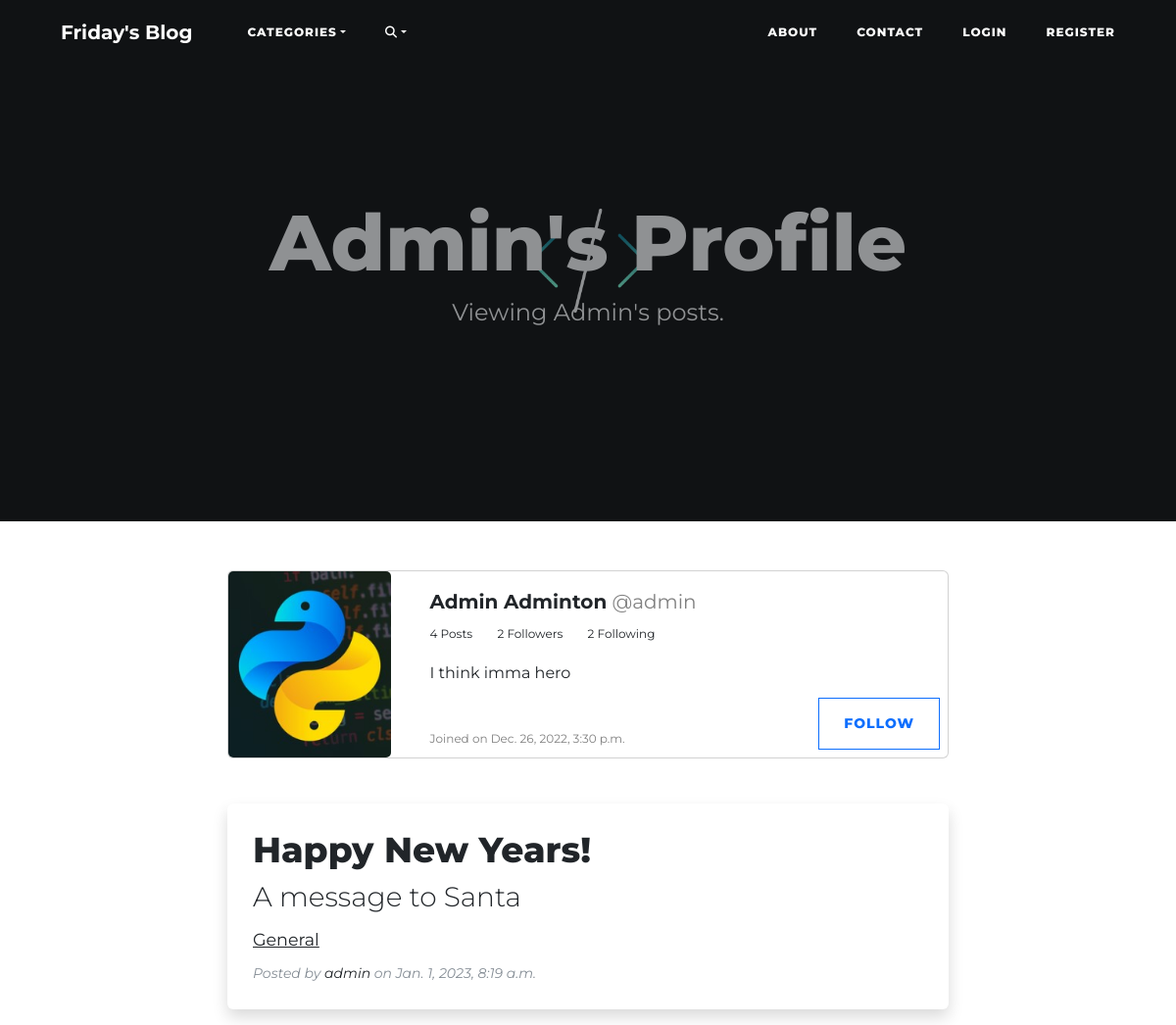
Page /blog/profile/admin/ (upper part) on the earlier database version.
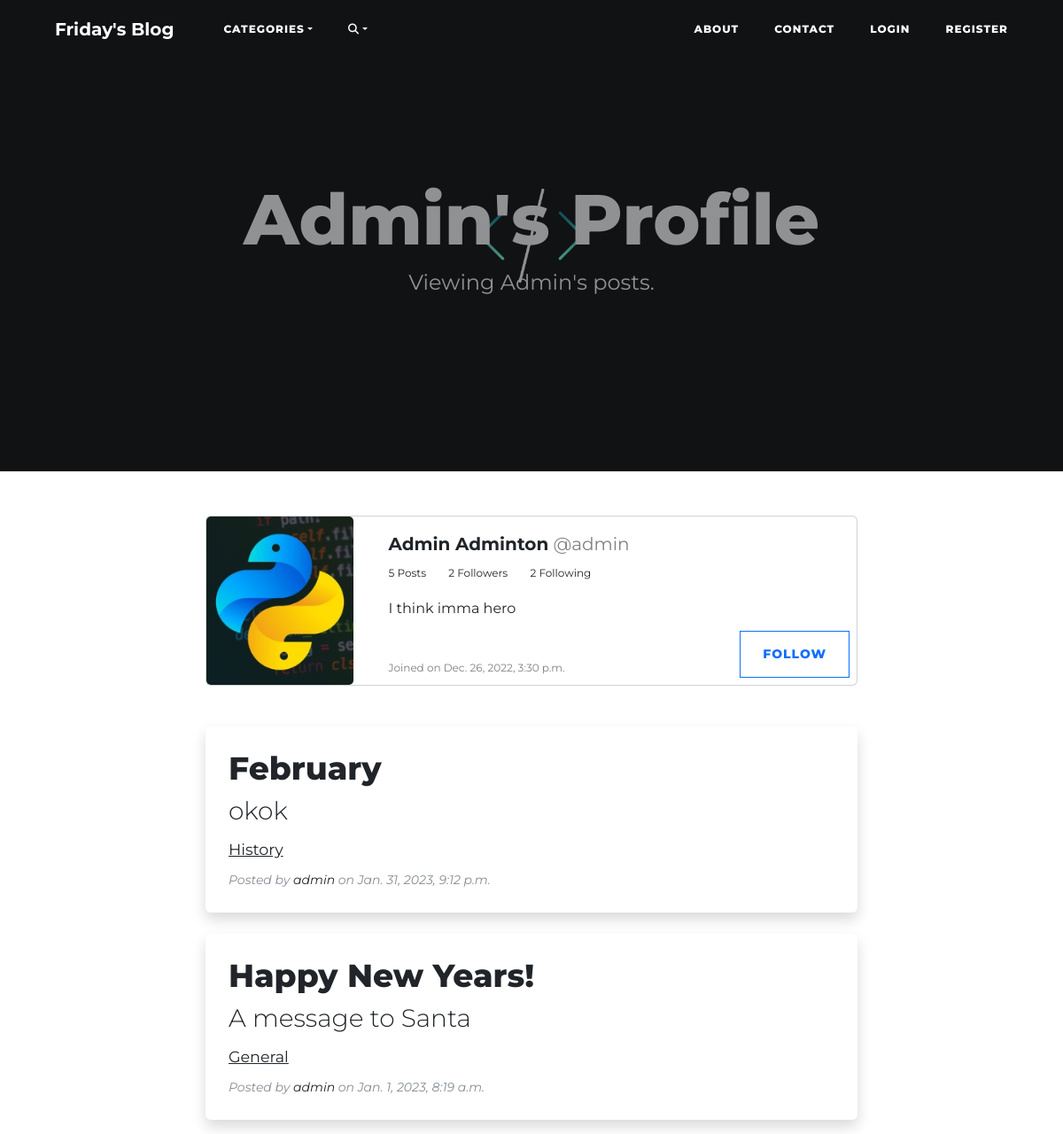
Same page on the later database version.
### blog/models.py (models this page shows, shortened)
class BlogPost(models.Model):
    title = models.CharField(max_length=64)
    subtitle = models.CharField(max_length=128)
    body = RichTextField()
    choices = [("general", "General"), ("philosophy", "Philosophy"), ("science", "Science"),
                   ("history", "History"), ("politics", "Politics"), ("economics", "Economics"), ("other", "Other")]
    category = models.CharField(max_length=32, choices=choices)
    author = models.ForeignKey(User, on_delete=models.CASCADE)
    date = models.DateTimeField(auto_now_add=True)
    last_modified = models.DateTimeField(auto_now=True)
    likes = models.ManyToManyField(User, related_name="blog_posts")
    img = models.ImageField(verbose_name='Image',blank=True, null=True, upload_to="images/")
    class Meta:
        verbose_name_plural = "Posts"

### blog/views.py (the view, shortened to what this page needs)
# urls.py: path("profile/<str:username>/", views.ProfileView, name="user_posts"),
def ProfileView(request, username):
    user_posts = BlogPost.objects.filter(author__username=username).order_by("-date")
    num_posts = user_posts.count()
    host = User.objects.get(username=username)
    if request.user.is_authenticated:
        current_user = request.user.userprofile
    num_followers = host.userprofile.followers.count()
    num_following = host.userprofile.following.count()
    return render(request, "blog/user_posts.html", {"username":username, "user_posts":user_posts, "host":host, 'num_posts':num_posts, 'num_followers':num_followers, 'num_following':num_following})

### blog/context_processors.py (called while the page is built)
def add_variable_to_context(request):
    all_categories = {item[0]:item[1] for item in BlogPost.choices}
    return {"all_categories": all_categories}

### blog/templates/blog/user_posts.html (shortened to what the changed rows need)
{% extends 'blog/base.html' %}
{% load static %}
{% block content %}
  {% if host.userprofile.bg %}
    <header class="masthead" style="background-image: url({{ host.userprofile.bg.url }})">
  {% else %}
    <header class="masthead" style="background-image: url({% static 'images/default_bg.png' %})">
  {% endif %}
    <div class="container">
      <div class="row">
        <div class="col-lg-8 col-md-10 mx-auto">
          <div class="site-heading">
            <h1>{{ host.username|title }}'s Profile</h1>
          </div>
        </div>
      </div>
    </div>
  </header>
  <div class="container">
    <div class="row">
      <div class="col-lg-8 col-md-10 mx-auto">
        <div class="card mb-3">
          <div class="row no-gutters">
            <div class="col-md-9">
              <div class="card-body">
                  <br>
                  <ul style="padding-left:0;">
                    <li style="font-size:12px; display:inline-block; padding-right:20px">{{ num_posts }} Posts</li>
                    <li style="font-size:12px; display:inline-block; padding-right:20px"><a style="text-decoration: none" href="{% url 'blog:followers' host.username %}">{{num_followers}} Followers</a></li>
                    <li style="font-size:12px; display:inline-block; padding-right:20px"><a style="text-decoration: none" href="{% url 'blog:following' host.username %}">{{num_following}} Following</a></li>
                  </ul>
              </div>
            </div>
          </div>
        </div>
        <br>
        {% if not user_posts %}
            <div class="post-preview">
                <p>You have no posts to show.</p>
            </div>
        {% else %}
            {% for post in user_posts %}
                <div class="post-preview form-group shadow p-3 mb-4 bg-body rounded"">
                    <a href="{% url 'blog:post_detail' post.pk %}" style="text-decoration:none">
                    <h2 class="post-title" style="margin:10px">
                        {{post.title}}
                    </h2>
                    <h3 class="post-subtitle" style="margin:10px">
                        {{post.subtitle}}
                    </h3>
                    </a>
                    <small style="margin:10px;"><a href="{% url 'blog:categories' post.category %}">{{post.category|title}}</a></small>
                    <p class="post-meta" style="margin:10px; font-size:14px;">Posted by <a href="{% url 'blog:user_posts' post.author.username %}">{{post.author.username}}</a> on {{post.date}}</p>
                </div>
            {% endfor %}
        {% endif %}
      </div>
    </div>
  </div>
{% endblock %}

Differences in the rows shown:
added BlogPost: title "February", subtitle "okok", category "History", author.username "admin", date "Jan. 31, 2023, 9:12 p.m."
Other differences:
{{ num_posts }}: "4" → "5"
